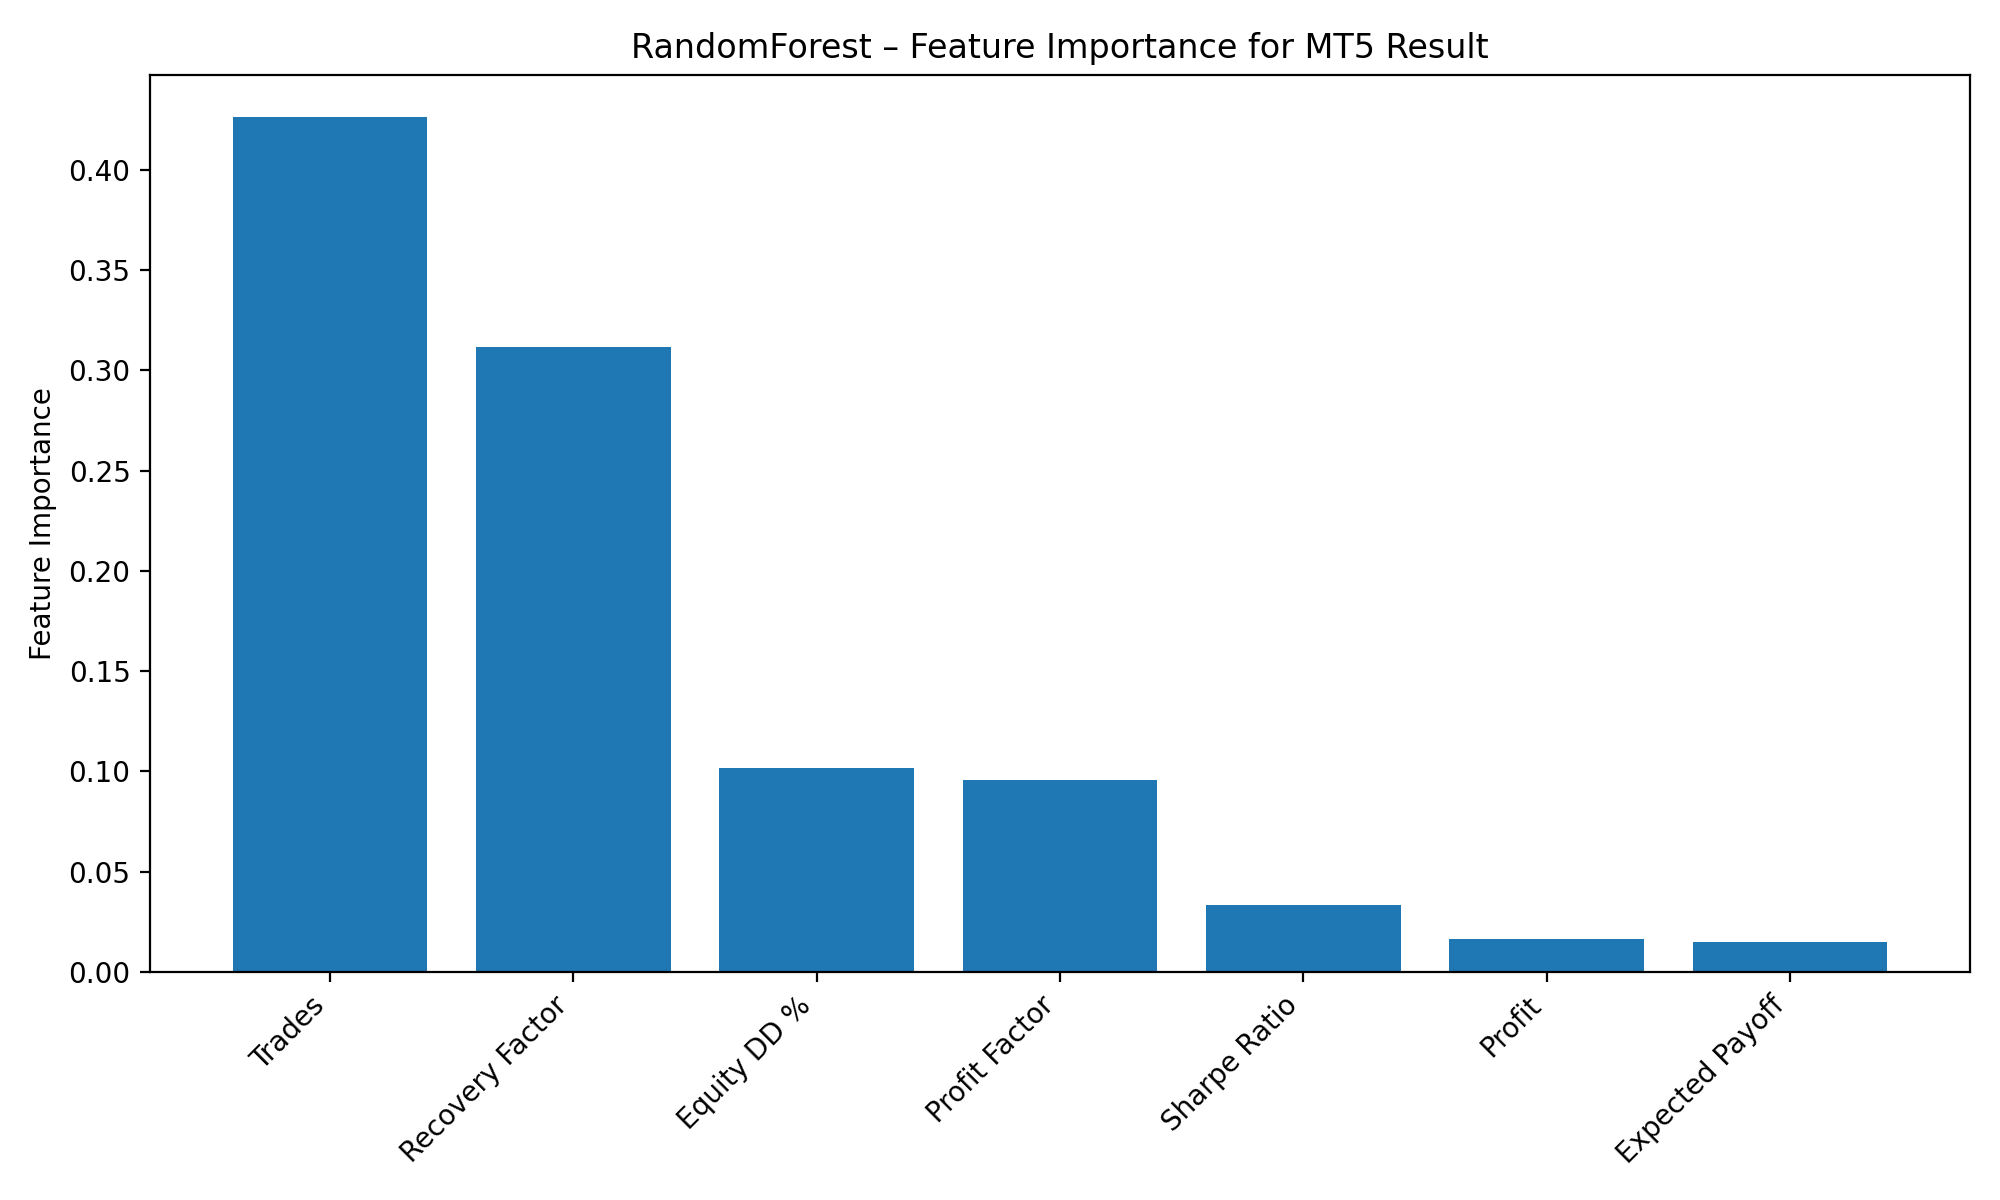

Generate this figure with Python:
# result_rf_feature_importance.py
#
# Analisis pengaruh tiap parameter ke "Result" MT5
# menggunakan RandomForestRegressor (non-linear) + feature importance.
#
# Cara pakai:
# 1. Taruh file CSV MT5 di folder yang sama, misal: optimization_results.csv
# 2. Sesuaikan FILE_PATH kalau perlu
# 3. Jalankan: python result_rf_feature_importance.py
#
# Output:
# - R² train dan test
# - Ranking feature importance (print di terminal)
# - Bar chart importance disimpan ke result_rf_feature_importance.png

import pandas as pd
import numpy as np
from pathlib import Path
import matplotlib.pyplot as plt

from sklearn.ensemble import RandomForestRegressor
from sklearn.model_selection import train_test_split
from sklearn.metrics import r2_score

# ================================
# KONFIGURASI
# ================================
FILE_PATH = "optimization_results.csv"  # ganti kalau nama file beda
TARGET = "Result"

FEATURES = [
    "Profit",
    "Expected Payoff",
    "Profit Factor",
    "Recovery Factor",
    "Sharpe Ratio",
    "Equity DD %",
    "Trades",
]

OUTPUT_FIG = "result_rf_feature_importance.png"

# ================================
# LOAD DATA
# ================================
csv_path = Path(FILE_PATH)
if not csv_path.exists():
    raise FileNotFoundError(f"CSV tidak ditemukan: {csv_path.resolve()}")

df = pd.read_csv(csv_path, engine="python")
df.columns = df.columns.str.strip()

print("Kolom di CSV:")
for c in df.columns:
    print(" -", c)
print()

# pastikan kolom yang kita mau ada semuanya
missing = [c for c in [TARGET] + FEATURES if c not in df.columns]
if missing:
    raise ValueError(f"Kolom berikut tidak ditemukan di CSV: {missing}")

data = df[[TARGET] + FEATURES].dropna()

X = data[FEATURES].values
y = data[TARGET].values

# ================================
# TRAIN / TEST SPLIT
# ================================
X_train, X_test, y_train, y_test = train_test_split(
    X, y, test_size=0.2, random_state=42
)

# ================================
# RANDOM FOREST MODEL
# ================================
rf = RandomForestRegressor(
    n_estimators=500,
    random_state=42,
    n_jobs=-1,
    max_depth=None,
    min_samples_split=2,
    min_samples_leaf=1,
)

rf.fit(X_train, y_train)

y_pred_train = rf.predict(X_train)
y_pred_test = rf.predict(X_test)

r2_train = r2_score(y_train, y_pred_train)
r2_test = r2_score(y_test, y_pred_test)

print("=== RandomForestRegressor ===")
print(f"R² train : {r2_train:.4f}")
print(f"R² test  : {r2_test:.4f}")
print()

# ================================
# FEATURE IMPORTANCE
# ================================
importances = rf.feature_importances_
indices = np.argsort(importances)[::-1]  # sort desc

print("=== Feature Importances (descending) ===")
for rank, idx in enumerate(indices, start=1):
    fname = FEATURES[idx]
    imp = importances[idx]
    print(f"{rank:2d}. {fname:18s} : {imp:.4f}")
print()

# ================================
# PLOT BAR CHART
# ================================
sorted_features = [FEATURES[i] for i in indices]
sorted_importances = importances[indices]

plt.figure(figsize=(10, 6))
plt.bar(range(len(sorted_features)), sorted_importances)
plt.xticks(range(len(sorted_features)), sorted_features, rotation=45, ha="right")
plt.ylabel("Feature Importance")
plt.title("RandomForest – Feature Importance for MT5 Result")
plt.tight_layout()

plt.savefig(OUTPUT_FIG, dpi=200)
print(f"Gambar feature importance disimpan ke: {Path(OUTPUT_FIG).resolve()}")

plt.show()
